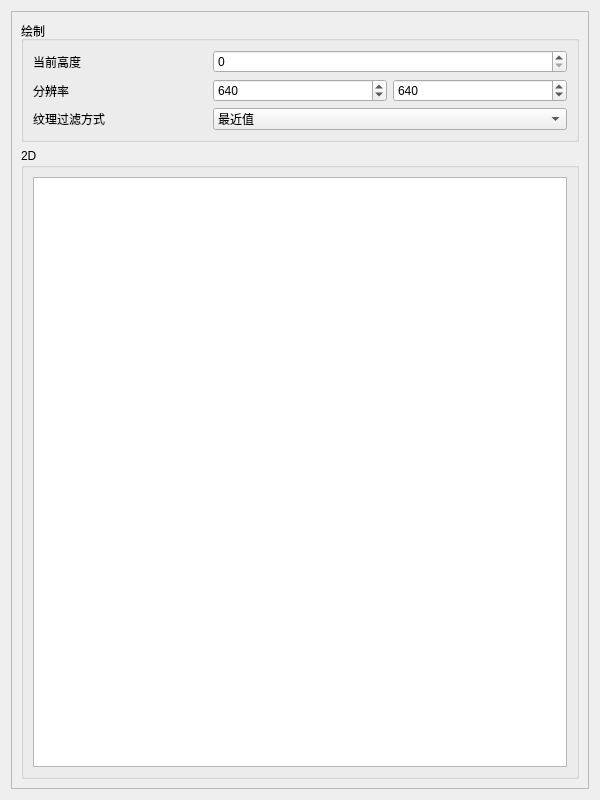
<?xml version="1.0" encoding="UTF-8"?>
<ui version="4.0">
 <class>HeatmapRenderer</class>
 <widget class="QWidget" name="HeatmapRenderer">
  <property name="geometry">
   <rect>
    <x>0</x>
    <y>0</y>
    <width>600</width>
    <height>800</height>
   </rect>
  </property>
  <property name="sizePolicy">
   <sizepolicy hsizetype="Preferred" vsizetype="Preferred">
    <horstretch>0</horstretch>
    <verstretch>0</verstretch>
   </sizepolicy>
  </property>
  <property name="windowTitle">
   <string>热力图</string>
  </property>
  <layout class="QVBoxLayout" name="verticalLayout">
   <item>
    <widget class="QScrollArea" name="scrollArea">
     <property name="sizePolicy">
      <sizepolicy hsizetype="Expanding" vsizetype="Expanding">
       <horstretch>0</horstretch>
       <verstretch>0</verstretch>
      </sizepolicy>
     </property>
     <property name="horizontalScrollBarPolicy">
      <enum>Qt::ScrollBarAlwaysOff</enum>
     </property>
     <property name="sizeAdjustPolicy">
      <enum>QAbstractScrollArea::AdjustIgnored</enum>
     </property>
     <property name="widgetResizable">
      <bool>true</bool>
     </property>
     <widget class="QWidget" name="scrollAreaWidgetContents_main">
      <property name="geometry">
       <rect>
        <x>0</x>
        <y>0</y>
        <width>586</width>
        <height>786</height>
       </rect>
      </property>
      <property name="sizePolicy">
       <sizepolicy hsizetype="Preferred" vsizetype="Preferred">
        <horstretch>0</horstretch>
        <verstretch>0</verstretch>
       </sizepolicy>
      </property>
      <layout class="QVBoxLayout" name="verticalLayout_2">
       <item>
        <widget class="QGroupBox" name="groupBox_2">
         <property name="title">
          <string>绘制</string>
         </property>
         <layout class="QGridLayout" name="gridLayout">
          <item row="0" column="0">
           <widget class="QLabel" name="label">
            <property name="text">
             <string>当前高度</string>
            </property>
           </widget>
          </item>
          <item row="2" column="2">
           <widget class="QSpinBox" name="spinBox_resY">
            <property name="minimum">
             <number>1</number>
            </property>
            <property name="maximum">
             <number>4096</number>
            </property>
            <property name="value">
             <number>640</number>
            </property>
           </widget>
          </item>
          <item row="3" column="1" colspan="2">
           <widget class="QComboBox" name="comboBox_texFilterMode">
            <item>
             <property name="text">
              <string>最近值</string>
             </property>
            </item>
            <item>
             <property name="text">
              <string>双线性插值</string>
             </property>
            </item>
           </widget>
          </item>
          <item row="2" column="0">
           <widget class="QLabel" name="label_2">
            <property name="text">
             <string>分辨率</string>
            </property>
           </widget>
          </item>
          <item row="2" column="1">
           <widget class="QSpinBox" name="spinBox_resX">
            <property name="minimum">
             <number>1</number>
            </property>
            <property name="maximum">
             <number>4096</number>
            </property>
            <property name="value">
             <number>640</number>
            </property>
           </widget>
          </item>
          <item row="0" column="1" colspan="2">
           <widget class="QSpinBox" name="spinBox_height_int_VIS4EarthReflectable"/>
          </item>
          <item row="3" column="0">
           <widget class="QLabel" name="label_3">
            <property name="text">
             <string>纹理过滤方式</string>
            </property>
           </widget>
          </item>
         </layout>
        </widget>
       </item>
       <item>
        <widget class="QGroupBox" name="groupBox">
         <property name="title">
          <string>2D</string>
         </property>
         <layout class="QVBoxLayout" name="verticalLayout_3">
          <item>
           <widget class="QGraphicsView" name="graphicsView_2DView"/>
          </item>
         </layout>
        </widget>
       </item>
      </layout>
     </widget>
    </widget>
   </item>
  </layout>
 </widget>
 <resources/>
 <connections/>
</ui>
